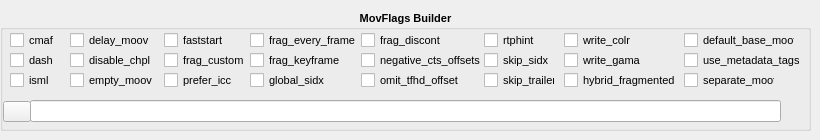
          <widget class="QWidget" name="tab_5">
           <attribute name="title">
            <string>MovFlags</string>
           </attribute>
           <widget class="QGroupBox" name="groupMovFlags">
            <property name="enabled">
             <bool>true</bool>
            </property>
            <property name="geometry">
             <rect>
              <x>0</x>
              <y>10</y>
              <width>811</width>
              <height>121</height>
             </rect>
            </property>
            <property name="font">
             <font>
              <pointsize>8</pointsize>
              <italic>false</italic>
              <bold>true</bold>
             </font>
            </property>
            <property name="toolTip">
             <string>Additional flags (-movflags). Supports mov, mp4, tgp, psp, tg2,
ipod, ismv and f4v muxers.
Checked items are collected into MOVFLAGS as +tokens.</string>
            </property>
            <property name="whatsThis">
             <string/>
            </property>
            <property name="title">
             <string>MovFlags Builder</string>
            </property>
            <property name="alignment">
             <set>Qt::AlignCenter</set>
            </property>
            <widget class="QLineEdit" name="MovFlagsCollector">
             <property name="geometry">
              <rect>
               <x>30</x>
               <y>90</y>
               <width>751</width>
               <height>22</height>
              </rect>
             </property>
             <property name="font">
              <font>
               <pointsize>8</pointsize>
               <italic>false</italic>
               <bold>false</bold>
              </font>
             </property>
             <property name="toolTip">
              <string>Flags2 Builder</string>
             </property>
            </widget>
            <widget class="QCheckBox" name="checkMovFlags_cmaf">
             <property name="geometry">
              <rect>
               <x>10</x>
               <y>20</y>
               <width>51</width>
               <height>20</height>
              </rect>
             </property>
             <property name="font">
              <font>
               <pointsize>8</pointsize>
               <italic>false</italic>
               <bold>false</bold>
              </font>
             </property>
             <property name="toolTip">
              <string>Write CMAF compatible fragmented MP4</string>
             </property>
             <property name="text">
              <string>cmaf</string>
             </property>
            </widget>
            <widget class="QCheckBox" name="checkMovFlags_write_colr">
             <property name="geometry">
              <rect>
               <x>564</x>
               <y>20</y>
               <width>71</width>
               <height>20</height>
              </rect>
             </property>
             <property name="font">
              <font>
               <pointsize>8</pointsize>
               <italic>false</italic>
               <bold>false</bold>
              </font>
             </property>
             <property name="toolTip">
              <string>Write colr atom even if the color info is unspecified
(Experimental, may be renamed or changed, do not use from scripts).</string>
             </property>
             <property name="text">
              <string>write_colr</string>
             </property>
            </widget>
            <widget class="QCheckBox" name="checkMovFlags_delay_moov">
             <property name="geometry">
              <rect>
               <x>70</x>
               <y>20</y>
               <width>91</width>
               <height>20</height>
              </rect>
             </property>
             <property name="font">
              <font>
               <pointsize>8</pointsize>
               <italic>false</italic>
               <bold>false</bold>
              </font>
             </property>
             <property name="toolTip">
              <string>Delay writing the initial moov until the first fragment is cut,
or until the first fragment flush.</string>
             </property>
             <property name="text">
              <string>delay_moov</string>
             </property>
            </widget>
            <widget class="QCheckBox" name="checkMovFlags_faststart">
             <property name="geometry">
              <rect>
               <x>164</x>
               <y>20</y>
               <width>61</width>
               <height>20</height>
              </rect>
             </property>
             <property name="font">
              <font>
               <pointsize>8</pointsize>
               <italic>false</italic>
               <bold>false</bold>
              </font>
             </property>
             <property name="toolTip">
              <string>Run a second pass to put the index (moov atom) at the beginning of the file.</string>
             </property>
             <property name="text">
              <string>faststart</string>
             </property>
            </widget>
            <widget class="QCheckBox" name="checkMovFlags_frag_custom">
             <property name="geometry">
              <rect>
               <x>164</x>
               <y>40</y>
               <width>81</width>
               <height>20</height>
              </rect>
             </property>
             <property name="font">
              <font>
               <pointsize>8</pointsize>
               <italic>false</italic>
               <bold>false</bold>
              </font>
             </property>
             <property name="toolTip">
              <string>Flush fragments on caller requests.</string>
             </property>
             <property name="text">
              <string>frag_custom</string>
             </property>
            </widget>
            <widget class="QCheckBox" name="checkMovFlags_write_gama">
             <property name="geometry">
              <rect>
               <x>564</x>
               <y>40</y>
               <width>81</width>
               <height>20</height>
              </rect>
             </property>
             <property name="font">
              <font>
               <pointsize>8</pointsize>
               <italic>false</italic>
               <bold>false</bold>
              </font>
             </property>
             <property name="toolTip">
              <string>Write deprecated gama atom.</string>
             </property>
             <property name="text">
              <string>write_gama</string>
             </property>
            </widget>
            <widget class="QCheckBox" name="checkMovFlags_disable_chpl">
             <property name="geometry">
              <rect>
               <x>70</x>
               <y>40</y>
               <width>91</width>
               <height>20</height>
              </rect>
             </property>
             <property name="font">
              <font>
               <pointsize>8</pointsize>
               <italic>false</italic>
               <bold>false</bold>
              </font>
             </property>
             <property name="toolTip">
              <string>Disable Nero chapter atom.</string>
             </property>
             <property name="text">
              <string>disable_chpl</string>
             </property>
            </widget>
            <widget class="QCheckBox" name="checkMovFlags_dash">
             <property name="geometry">
              <rect>
               <x>10</x>
               <y>40</y>
               <width>51</width>
               <height>20</height>
              </rect>
             </property>
             <property name="font">
              <font>
               <pointsize>8</pointsize>
               <italic>false</italic>
               <bold>false</bold>
              </font>
             </property>
             <property name="toolTip">
              <string>Write DASH compatible fragmented MP4.</string>
             </property>
             <property name="text">
              <string>dash</string>
             </property>
            </widget>
            <widget class="QToolButton" name="clearMovFlags">
             <property name="geometry">
              <rect>
               <x>3</x>
               <y>91</y>
               <width>28</width>
               <height>21</height>
              </rect>
             </property>
             <property name="toolTip">
              <string>Clear Flags2</string>
             </property>
             <property name="text">
              <string/>
             </property>
             <property name="icon">
              <iconset>
               <normaloff>../Pics/Broom.png</normaloff>../Pics/Broom.png</iconset>
             </property>
            </widget>
            <widget class="QCheckBox" name="checkMovFlags_default_base_moof">
             <property name="geometry">
              <rect>
               <x>684</x>
               <y>20</y>
               <width>111</width>
               <height>20</height>
              </rect>
             </property>
             <property name="font">
              <font>
               <pointsize>8</pointsize>
               <italic>false</italic>
               <bold>false</bold>
              </font>
             </property>
             <property name="toolTip">
              <string>Set the default-base-is-moof flag in tfhd atoms.</string>
             </property>
             <property name="text">
              <string>default_base_moof</string>
             </property>
            </widget>
            <widget class="QCheckBox" name="checkMovFlags_hybrid_fragmented">
             <property name="geometry">
              <rect>
               <x>564</x>
               <y>60</y>
               <width>121</width>
               <height>20</height>
              </rect>
             </property>
             <property name="font">
              <font>
               <pointsize>8</pointsize>
               <italic>false</italic>
               <bold>false</bold>
              </font>
             </property>
             <property name="toolTip">
              <string>For recoverability, write a fragmented file that is converted
to non-fragmented at the end.</string>
             </property>
             <property name="text">
              <string>hybrid_fragmented</string>
             </property>
            </widget>
            <widget class="QCheckBox" name="checkMovFlags_empty_moov">
             <property name="geometry">
              <rect>
               <x>70</x>
               <y>60</y>
               <width>91</width>
               <height>20</height>
              </rect>
             </property>
             <property name="font">
              <font>
               <pointsize>8</pointsize>
               <italic>false</italic>
               <bold>false</bold>
              </font>
             </property>
             <property name="toolTip">
              <string>Make the initial moov atom empty.</string>
             </property>
             <property name="text">
              <string>empty_moov</string>
             </property>
            </widget>
            <widget class="QCheckBox" name="checkMovFlags_frag_discont">
             <property name="geometry">
              <rect>
               <x>361</x>
               <y>20</y>
               <width>81</width>
               <height>20</height>
              </rect>
             </property>
             <property name="font">
              <font>
               <pointsize>8</pointsize>
               <italic>false</italic>
               <bold>false</bold>
              </font>
             </property>
             <property name="toolTip">
              <string>Signal that the next fragment is discontinuous from earlier ones.</string>
             </property>
             <property name="text">
              <string>frag_discont</string>
             </property>
            </widget>
            <widget class="QCheckBox" name="checkMovFlags_rtphint">
             <property name="geometry">
              <rect>
               <x>484</x>
               <y>20</y>
               <width>61</width>
               <height>20</height>
              </rect>
             </property>
             <property name="font">
              <font>
               <pointsize>8</pointsize>
               <italic>false</italic>
               <bold>false</bold>
              </font>
             </property>
             <property name="toolTip">
              <string>Add RTP hint tracks.</string>
             </property>
             <property name="text">
              <string>rtphint</string>
             </property>
            </widget>
            <widget class="QCheckBox" name="checkMovFlags_prefer_icc">
             <property name="geometry">
              <rect>
               <x>164</x>
               <y>60</y>
               <width>91</width>
               <height>20</height>
              </rect>
             </property>
             <property name="font">
              <font>
               <pointsize>8</pointsize>
               <italic>false</italic>
               <bold>false</bold>
              </font>
             </property>
             <property name="toolTip">
              <string>If writing colr atom prioritise usage of ICC profile if it 
exists in stream packet side data.</string>
             </property>
             <property name="text">
              <string>prefer_icc</string>
             </property>
            </widget>
            <widget class="QCheckBox" name="checkMovFlags_global_sidx">
             <property name="geometry">
              <rect>
               <x>250</x>
               <y>60</y>
               <width>81</width>
               <height>20</height>
              </rect>
             </property>
             <property name="font">
              <font>
               <pointsize>8</pointsize>
               <italic>false</italic>
               <bold>false</bold>
              </font>
             </property>
             <property name="toolTip">
              <string>Write a global sidx index at the start of the file.</string>
             </property>
             <property name="text">
              <string>global_sidx</string>
             </property>
            </widget>
            <widget class="QCheckBox" name="checkMovFlags_skip_trailer">
             <property name="geometry">
              <rect>
               <x>484</x>
               <y>60</y>
               <width>71</width>
               <height>20</height>
              </rect>
             </property>
             <property name="font">
              <font>
               <pointsize>8</pointsize>
               <italic>false</italic>
               <bold>false</bold>
              </font>
             </property>
             <property name="toolTip">
              <string>Skip writing the mfra/tfra/mfro trailer for fragmented files.</string>
             </property>
             <property name="text">
              <string>skip_trailer</string>
             </property>
            </widget>
            <widget class="QCheckBox" name="checkMovFlags_frag_every_frame">
             <property name="geometry">
              <rect>
               <x>250</x>
               <y>20</y>
               <width>111</width>
               <height>20</height>
              </rect>
             </property>
             <property name="font">
              <font>
               <pointsize>8</pointsize>
               <italic>false</italic>
               <bold>false</bold>
              </font>
             </property>
             <property name="toolTip">
              <string>Fragment at every frame.</string>
             </property>
             <property name="text">
              <string>frag_every_frame</string>
             </property>
            </widget>
            <widget class="QCheckBox" name="checkMovFlags_frag_keyframe">
             <property name="geometry">
              <rect>
               <x>250</x>
               <y>40</y>
               <width>91</width>
               <height>20</height>
              </rect>
             </property>
             <property name="font">
              <font>
               <pointsize>8</pointsize>
               <italic>false</italic>
               <bold>false</bold>
              </font>
             </property>
             <property name="toolTip">
              <string>Fragment at video keyframes.</string>
             </property>
             <property name="text">
              <string>frag_keyframe</string>
             </property>
            </widget>
            <widget class="QCheckBox" name="checkMovFlags_negative_cts_offsets">
             <property name="geometry">
              <rect>
               <x>361</x>
               <y>40</y>
               <width>121</width>
               <height>20</height>
              </rect>
             </property>
             <property name="font">
              <font>
               <pointsize>8</pointsize>
               <italic>false</italic>
               <bold>false</bold>
              </font>
             </property>
             <property name="toolTip">
              <string>Use negative CTS offsets (reducing the need for edit lists).</string>
             </property>
             <property name="text">
              <string>negative_cts_offsets</string>
             </property>
            </widget>
            <widget class="QCheckBox" name="checkMovFlags_isml">
             <property name="geometry">
              <rect>
               <x>10</x>
               <y>60</y>
               <width>51</width>
               <height>20</height>
              </rect>
             </property>
             <property name="font">
              <font>
               <pointsize>8</pointsize>
               <italic>false</italic>
               <bold>false</bold>
              </font>
             </property>
             <property name="toolTip">
              <string>Create a live smooth streaming feed (for pushing to a publishing point).</string>
             </property>
             <property name="text">
              <string>isml</string>
             </property>
            </widget>
            <widget class="QCheckBox" name="checkMovFlags_omit_tfhd_offset">
             <property name="geometry">
              <rect>
               <x>361</x>
               <y>60</y>
               <width>101</width>
               <height>20</height>
              </rect>
             </property>
             <property name="font">
              <font>
               <pointsize>8</pointsize>
               <italic>false</italic>
               <bold>false</bold>
              </font>
             </property>
             <property name="toolTip">
              <string>Omit the base data offset in tfhd atoms.</string>
             </property>
             <property name="text">
              <string>omit_tfhd_offset</string>
             </property>
            </widget>
            <widget class="QCheckBox" name="checkMovFlags_separate_moof">
             <property name="geometry">
              <rect>
               <x>684</x>
               <y>60</y>
               <width>91</width>
               <height>20</height>
              </rect>
             </property>
             <property name="font">
              <font>
               <pointsize>8</pointsize>
               <italic>false</italic>
               <bold>false</bold>
              </font>
             </property>
             <property name="toolTip">
              <string>Write separate moof/mdat atoms for each track.</string>
             </property>
             <property name="text">
              <string>separate_moof</string>
             </property>
            </widget>
            <widget class="QCheckBox" name="checkMovFlags_use_metadata_tags">
             <property name="geometry">
              <rect>
               <x>684</x>
               <y>40</y>
               <width>121</width>
               <height>20</height>
              </rect>
             </property>
             <property name="font">
              <font>
               <pointsize>8</pointsize>
               <italic>false</italic>
               <bold>false</bold>
              </font>
             </property>
             <property name="toolTip">
              <string>Use mdta atom for metadata.</string>
             </property>
             <property name="text">
              <string>use_metadata_tags</string>
             </property>
            </widget>
            <widget class="QCheckBox" name="checkMovFlags_skip_sidx">
             <property name="geometry">
              <rect>
               <x>484</x>
               <y>40</y>
               <width>71</width>
               <height>20</height>
              </rect>
             </property>
             <property name="font">
              <font>
               <pointsize>8</pointsize>
               <italic>false</italic>
               <bold>false</bold>
              </font>
             </property>
             <property name="toolTip">
              <string>Skip writing of sidx atom.</string>
             </property>
             <property name="text">
              <string>skip_sidx</string>
             </property>
            </widget>
           </widget>
          </widget>
